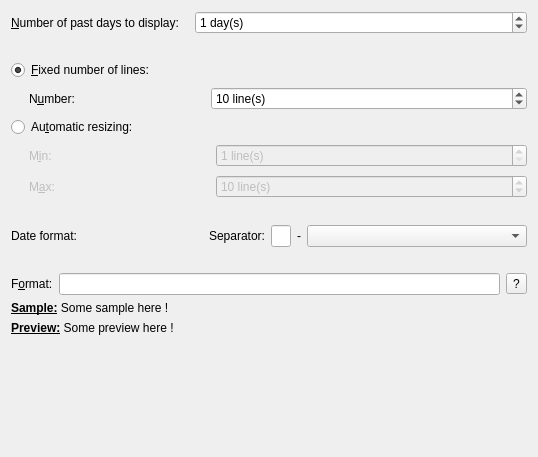
         <widget class="QWidget" name="tabDisplay" >
          <attribute name="title" >
           <string>&amp;Display</string>
          </attribute>
          <layout class="QGridLayout" >
           <item row="0" column="0" >
            <layout class="QHBoxLayout" >
             <property name="spacing" >
              <number>6</number>
             </property>
             <property name="leftMargin" >
              <number>0</number>
             </property>
             <property name="topMargin" >
              <number>0</number>
             </property>
             <property name="rightMargin" >
              <number>0</number>
             </property>
             <property name="bottomMargin" >
              <number>0</number>
             </property>
             <item>
              <widget class="QLabel" name="lblNumPastDays" >
               <property name="text" >
                <string>&amp;Number of past days to display:</string>
               </property>
               <property name="buddy" >
                <cstring>spinNumPastDays</cstring>
               </property>
              </widget>
             </item>
             <item>
              <spacer>
               <property name="orientation" >
                <enum>Qt::Horizontal</enum>
               </property>
               <property name="sizeType" >
                <enum>QSizePolicy::Fixed</enum>
               </property>
               <property name="sizeHint" >
                <size>
                 <width>10</width>
                 <height>20</height>
                </size>
               </property>
              </spacer>
             </item>
             <item>
              <widget class="QSpinBox" name="spinNumPastDays" >
               <property name="sizePolicy" >
                <sizepolicy vsizetype="Fixed" hsizetype="Expanding" >
                 <horstretch>0</horstretch>
                 <verstretch>0</verstretch>
                </sizepolicy>
               </property>
               <property name="suffix" >
                <string> day(s)</string>
               </property>
               <property name="prefix" >
                <string/>
               </property>
               <property name="maximum" >
                <number>30</number>
               </property>
               <property name="value" >
                <number>1</number>
               </property>
              </widget>
             </item>
            </layout>
           </item>
           <item row="1" column="0" >
            <spacer>
             <property name="orientation" >
              <enum>Qt::Vertical</enum>
             </property>
             <property name="sizeType" >
              <enum>QSizePolicy::Fixed</enum>
             </property>
             <property name="sizeHint" >
              <size>
               <width>20</width>
               <height>20</height>
              </size>
             </property>
            </spacer>
           </item>
           <item row="2" column="0" >
            <widget class="QRadioButton" name="radioDispFixedLines" >
             <property name="text" >
              <string>&amp;Fixed number of lines:</string>
             </property>
             <property name="checked" >
              <bool>true</bool>
             </property>
            </widget>
           </item>
           <item row="3" column="0" >
            <layout class="QHBoxLayout" >
             <property name="spacing" >
              <number>6</number>
             </property>
             <property name="leftMargin" >
              <number>0</number>
             </property>
             <property name="topMargin" >
              <number>0</number>
             </property>
             <property name="rightMargin" >
              <number>0</number>
             </property>
             <property name="bottomMargin" >
              <number>0</number>
             </property>
             <item>
              <spacer>
               <property name="orientation" >
                <enum>Qt::Horizontal</enum>
               </property>
               <property name="sizeType" >
                <enum>QSizePolicy::Fixed</enum>
               </property>
               <property name="sizeHint" >
                <size>
                 <width>18</width>
                 <height>25</height>
                </size>
               </property>
              </spacer>
             </item>
             <item>
              <widget class="QLabel" name="lblFixedDispLines" >
               <property name="text" >
                <string>N&amp;umber:</string>
               </property>
               <property name="buddy" >
                <cstring>spinFixedDispLines</cstring>
               </property>
              </widget>
             </item>
             <item>
              <spacer>
               <property name="orientation" >
                <enum>Qt::Horizontal</enum>
               </property>
               <property name="sizeType" >
                <enum>QSizePolicy::Fixed</enum>
               </property>
               <property name="sizeHint" >
                <size>
                 <width>130</width>
                 <height>20</height>
                </size>
               </property>
              </spacer>
             </item>
             <item>
              <widget class="QSpinBox" name="spinFixedDispLines" >
               <property name="sizePolicy" >
                <sizepolicy vsizetype="Fixed" hsizetype="Expanding" >
                 <horstretch>0</horstretch>
                 <verstretch>0</verstretch>
                </sizepolicy>
               </property>
               <property name="suffix" >
                <string> line(s)</string>
               </property>
               <property name="prefix" >
                <string/>
               </property>
               <property name="minimum" >
                <number>1</number>
               </property>
               <property name="maximum" >
                <number>50</number>
               </property>
               <property name="value" >
                <number>10</number>
               </property>
              </widget>
             </item>
            </layout>
           </item>
           <item row="4" column="0" >
            <widget class="QRadioButton" name="radioDispAutoResize" >
             <property name="text" >
              <string>Au&amp;tomatic resizing:</string>
             </property>
            </widget>
           </item>
           <item row="5" column="0" >
            <layout class="QHBoxLayout" >
             <property name="spacing" >
              <number>6</number>
             </property>
             <property name="leftMargin" >
              <number>0</number>
             </property>
             <property name="topMargin" >
              <number>0</number>
             </property>
             <property name="rightMargin" >
              <number>0</number>
             </property>
             <property name="bottomMargin" >
              <number>0</number>
             </property>
             <item>
              <spacer>
               <property name="orientation" >
                <enum>Qt::Horizontal</enum>
               </property>
               <property name="sizeType" >
                <enum>QSizePolicy::Fixed</enum>
               </property>
               <property name="sizeHint" >
                <size>
                 <width>18</width>
                 <height>25</height>
                </size>
               </property>
              </spacer>
             </item>
             <item>
              <widget class="QLabel" name="lblMinDispLines" >
               <property name="enabled" >
                <bool>false</bool>
               </property>
               <property name="text" >
                <string>M&amp;in:</string>
               </property>
               <property name="buddy" >
                <cstring>spinMinDispLines</cstring>
               </property>
              </widget>
             </item>
             <item>
              <spacer>
               <property name="orientation" >
                <enum>Qt::Horizontal</enum>
               </property>
               <property name="sizeType" >
                <enum>QSizePolicy::Fixed</enum>
               </property>
               <property name="sizeHint" >
                <size>
                 <width>158</width>
                 <height>20</height>
                </size>
               </property>
              </spacer>
             </item>
             <item>
              <widget class="QSpinBox" name="spinMinDispLines" >
               <property name="enabled" >
                <bool>false</bool>
               </property>
               <property name="sizePolicy" >
                <sizepolicy vsizetype="Fixed" hsizetype="Expanding" >
                 <horstretch>0</horstretch>
                 <verstretch>0</verstretch>
                </sizepolicy>
               </property>
               <property name="suffix" >
                <string> line(s)</string>
               </property>
               <property name="prefix" >
                <string/>
               </property>
               <property name="minimum" >
                <number>1</number>
               </property>
               <property name="maximum" >
                <number>49</number>
               </property>
               <property name="value" >
                <number>1</number>
               </property>
              </widget>
             </item>
            </layout>
           </item>
           <item row="6" column="0" >
            <layout class="QHBoxLayout" >
             <property name="spacing" >
              <number>6</number>
             </property>
             <property name="leftMargin" >
              <number>0</number>
             </property>
             <property name="topMargin" >
              <number>0</number>
             </property>
             <property name="rightMargin" >
              <number>0</number>
             </property>
             <property name="bottomMargin" >
              <number>0</number>
             </property>
             <item>
              <spacer>
               <property name="orientation" >
                <enum>Qt::Horizontal</enum>
               </property>
               <property name="sizeType" >
                <enum>QSizePolicy::Fixed</enum>
               </property>
               <property name="sizeHint" >
                <size>
                 <width>18</width>
                 <height>25</height>
                </size>
               </property>
              </spacer>
             </item>
             <item>
              <widget class="QLabel" name="lblMaxDispLines" >
               <property name="enabled" >
                <bool>false</bool>
               </property>
               <property name="text" >
                <string>M&amp;ax:</string>
               </property>
               <property name="buddy" >
                <cstring>spinMaxDispLines</cstring>
               </property>
              </widget>
             </item>
             <item>
              <spacer>
               <property name="orientation" >
                <enum>Qt::Horizontal</enum>
               </property>
               <property name="sizeType" >
                <enum>QSizePolicy::Fixed</enum>
               </property>
               <property name="sizeHint" >
                <size>
                 <width>155</width>
                 <height>20</height>
                </size>
               </property>
              </spacer>
             </item>
             <item>
              <widget class="QSpinBox" name="spinMaxDispLines" >
               <property name="enabled" >
                <bool>false</bool>
               </property>
               <property name="sizePolicy" >
                <sizepolicy vsizetype="Fixed" hsizetype="Expanding" >
                 <horstretch>0</horstretch>
                 <verstretch>0</verstretch>
                </sizepolicy>
               </property>
               <property name="suffix" >
                <string> line(s)</string>
               </property>
               <property name="prefix" >
                <string/>
               </property>
               <property name="minimum" >
                <number>2</number>
               </property>
               <property name="maximum" >
                <number>50</number>
               </property>
               <property name="value" >
                <number>10</number>
               </property>
              </widget>
             </item>
            </layout>
           </item>
           <item row="7" column="0" >
            <spacer>
             <property name="orientation" >
              <enum>Qt::Vertical</enum>
             </property>
             <property name="sizeType" >
              <enum>QSizePolicy::Fixed</enum>
             </property>
             <property name="sizeHint" >
              <size>
               <width>20</width>
               <height>20</height>
              </size>
             </property>
            </spacer>
           </item>
           <item row="8" column="0" >
            <layout class="QHBoxLayout" >
             <item>
              <widget class="QLabel" name="lblDateFormat" >
               <property name="text" >
                <string>Date format:</string>
               </property>
              </widget>
             </item>
             <item>
              <spacer>
               <property name="orientation" >
                <enum>Qt::Horizontal</enum>
               </property>
               <property name="sizeType" >
                <enum>QSizePolicy::Fixed</enum>
               </property>
               <property name="sizeHint" >
                <size>
                 <width>126</width>
                 <height>20</height>
                </size>
               </property>
              </spacer>
             </item>
             <item>
              <widget class="QLabel" name="lblSeparator" >
               <property name="text" >
                <string>Separator:</string>
               </property>
              </widget>
             </item>
             <item>
              <widget class="QLineEdit" name="leditDateSeparator" >
               <property name="sizePolicy" >
                <sizepolicy vsizetype="Fixed" hsizetype="Fixed" >
                 <horstretch>0</horstretch>
                 <verstretch>0</verstretch>
                </sizepolicy>
               </property>
               <property name="maximumSize" >
                <size>
                 <width>20</width>
                 <height>16777215</height>
                </size>
               </property>
               <property name="maxLength" >
                <number>1</number>
               </property>
              </widget>
             </item>
             <item>
              <widget class="QLabel" name="lblDash" >
               <property name="text" >
                <string>-</string>
               </property>
              </widget>
             </item>
             <item>
              <widget class="QComboBox" name="comboDateFormat" >
               <property name="sizePolicy" >
                <sizepolicy vsizetype="Fixed" hsizetype="Expanding" >
                 <horstretch>0</horstretch>
                 <verstretch>0</verstretch>
                </sizepolicy>
               </property>
              </widget>
             </item>
            </layout>
           </item>
           <item row="9" column="0" >
            <spacer>
             <property name="orientation" >
              <enum>Qt::Vertical</enum>
             </property>
             <property name="sizeType" >
              <enum>QSizePolicy::Fixed</enum>
             </property>
             <property name="sizeHint" >
              <size>
               <width>20</width>
               <height>20</height>
              </size>
             </property>
            </spacer>
           </item>
           <item row="10" column="0" >
            <layout class="QHBoxLayout" >
             <property name="spacing" >
              <number>6</number>
             </property>
             <property name="leftMargin" >
              <number>0</number>
             </property>
             <property name="topMargin" >
              <number>0</number>
             </property>
             <property name="rightMargin" >
              <number>0</number>
             </property>
             <property name="bottomMargin" >
              <number>0</number>
             </property>
             <item>
              <widget class="QLabel" name="lblFormat" >
               <property name="text" >
                <string>F&amp;ormat:</string>
               </property>
               <property name="buddy" >
                <cstring>leditFormat</cstring>
               </property>
              </widget>
             </item>
             <item>
              <widget class="QLineEdit" name="leditFormat" >
               <property name="text" >
                <string/>
               </property>
              </widget>
             </item>
             <item>
              <widget class="QToolButton" name="btnFormatInfos" >
               <property name="text" >
                <string>?</string>
               </property>
               <property name="icon" >
                <iconset resource="NextShowsConfig.qrc" >:/images/icons/images/icons/info.png</iconset>
               </property>
               <property name="checkable" >
                <bool>true</bool>
               </property>
              </widget>
             </item>
            </layout>
           </item>
           <item row="11" column="0" >
            <widget class="QLabel" name="lblFormatSample" >
             <property name="text" >
              <string>&lt;u>&lt;b>Sample:&lt;/b>&lt;/u> Some sample here !</string>
             </property>
             <property name="wordWrap" >
              <bool>true</bool>
             </property>
            </widget>
           </item>
           <item row="12" column="0" >
            <widget class="QLabel" name="lblFormatPreview" >
             <property name="text" >
              <string>&lt;u>&lt;b>Preview:&lt;/b>&lt;/u> Some preview here !</string>
             </property>
            </widget>
           </item>
           <item row="13" column="0" >
            <spacer>
             <property name="orientation" >
              <enum>Qt::Vertical</enum>
             </property>
             <property name="sizeHint" >
              <size>
               <width>516</width>
               <height>111</height>
              </size>
             </property>
            </spacer>
           </item>
          </layout>
         </widget>
